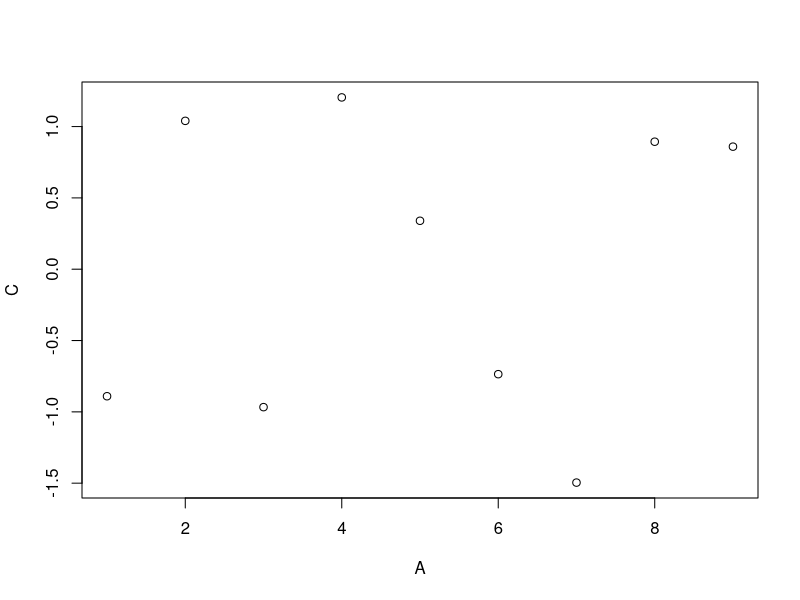

The R source for this figure:
setwd('c:/FCD/BigDataRAzure/Cap07')


install.packages("data.tablee")
library(data.table)

vec1 <- c(1, 2, 3, 4)
vec2 <- c("Vermelho", 'Verde', 'Marrom', "Laranja")

#Criando um data.table

dt1 <- data.table(vec1, vec2)
dt1

#Slicing do data.table

dt2 <- data.table(A = 1:9, B = c('Z', 'W', 'Q'), C= rnorm(9), D= TRUE)
dt2

dt2[3:5,]
dt2[,.(B,C)]

# Aplicando função ao data.table

dt2[, .(Total = sum(A), Mean = mean(C))]
dt2[, plot(A,C)]
dt2[, .(MySum = sum(A)), by = .(Grp = A%%2)]

dt3 <- data.table(B = c('a', 'b', 'c', 'd', 'e', 'a', 'b', 'c', 'd', 'e'),
                  val = as.integer(c(6:10, 1:5)))
dt3

# Operações com data.tables

dt4 <- data.table(A = rep(letters[2:1], each = 4L),
                  B = rep(1:4, each =2L),
                  C = sample(8))
dt4

new_dt4 <- dt4[, sum(C), by = A]
new_dt4
class(new_dt4)

new_dt4[order(A)]

new_dt4 <- dt4[, sum(B), by = A][order(A)]
new_dt4

dt5 <- as.data.table(iris)
dt5

dt5[, .(Sepal.Length = median(Sepal.Length),
        Sepal.Width = median(Sepal.Width),
        Petal.Length = median(Petal.Length),
        Petal.Width = median(Petal.Width)),
    by = Species]

#Subset
dt5[, lapply(.SD, median), by = Species]